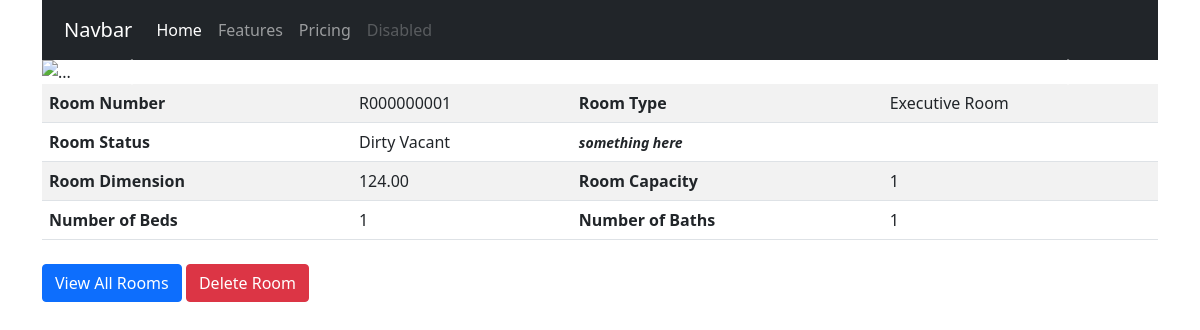
Page /rooms/r000000001/ on the earlier database version.
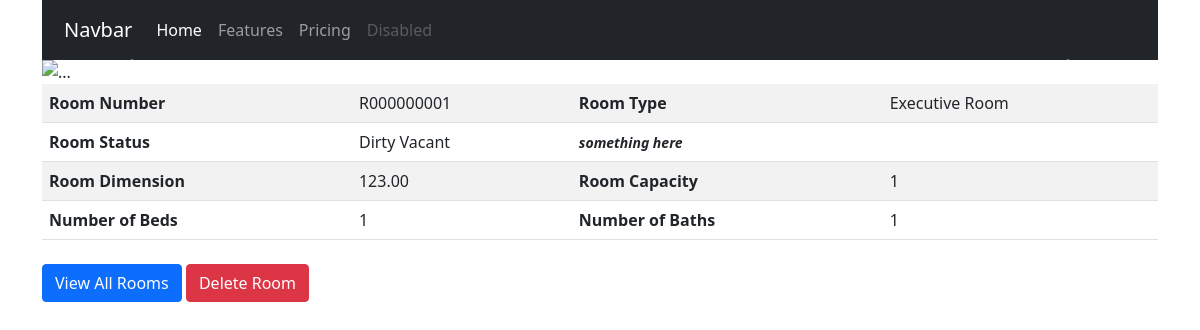
Same page on the later database version.
### hotel/models.py (models this page shows, shortened)
class Room(models.Model):
    id = models.UUIDField(primary_key=True, default=uuid.uuid4, editable=False)
    roomstatus = models.CharField(_("Room Status"), max_length=2, choices=ROOMSTATUS, default='dv')
    roomnumber = models.CharField(_("Room Number"), max_length=50, default=generateRoomNumber, db_index=True, unique=True)
    roomnumber_url = models.SlugField(_("Room Number URL"), null=True)
    roomtype = models.ForeignKey(RoomType, on_delete=models.CASCADE, limit_choices_to={'roomtype_active': True}, related_name='rooms')
    roomcapacity = models.PositiveIntegerField(_("Room Capacity")) #todo: set max value for room capacity
    roombed = models.PositiveIntegerField(_("Number of Beds"))
    roombath = models.PositiveIntegerField(_("Number of Bath"))
    roomdimension = models.DecimalField(_("Dimension (in Square Feet)"), max_digits=5, decimal_places=2)
    roomextras = models.ManyToManyField(RoomExtra, verbose_name=_("List of Extra Items"))
    created_at = models.DateTimeField(_("Created At"), auto_now_add=True)
    last_updated = models.DateTimeField(_("Updated At"), auto_now=False)
    is_available = models.BooleanField(_("Room Available"), default=True)
    roomdate = models.DateTimeField(_("Empty Date Field"), blank=True, null=True)
    class Meta:
        verbose_name = _("Room")
        verbose_name_plural = _("Rooms")

class RoomType(models.Model):
    id = models.UUIDField(primary_key=True, default=uuid.uuid4, editable=False)
    roomtype_name = models.CharField(_("Name"), max_length=50)
    roomtype_cost = models.DecimalField(_("Cost of Room/Night"), max_digits=5, decimal_places=2)
    roomtype_cost1 = models.DecimalField(_("Cost of Room/Night 1"), max_digits=5, decimal_places=2, blank=True, null=True)
    roomtype_info = models.CharField(_("RoomType Info 1"), max_length=50, blank=True, null=True)
    roomtype_active = models.BooleanField(_("Is Active?"), default=True)
    class Meta:
        verbose_name = _("RoomType")
        verbose_name_plural = _("RoomTypes")
    def __str__(self):
        return self.roomtype_name

### hotel/views.py (the view)
# urls.py: path('<slug>/', RoomDetailView.as_view(), name='room_detail'),
class RoomDetailView(generic.DetailView):
    model = Room
    slug_field = 'roomnumber_url'
    context_object_name = 'room'
    template_name = 'rooms/roomdetail.html'

### templates/rooms/roomdetail.html (shortened to what this page needs)
{% extends 'base.html' %}
{% block content %}
    <div id="carouselExampleControls" class="carousel slide" data-bs-ride="carousel">
        <div class="carousel-inner">
        <div class="carousel-item active">
            <img src="..." class="d-block w-100" alt="...">
        </div>
        </div>
        <button class="carousel-control-prev" type="button" data-bs-target="#carouselExampleControls" data-bs-slide="prev">
        <span class="carousel-control-prev-icon" aria-hidden="true"></span>
        </button>
        <button class="carousel-control-next" type="button" data-bs-target="#carouselExampleControls" data-bs-slide="next">
        <span class="carousel-control-next-icon" aria-hidden="true"></span>
        </button>
    </div>
    <div class="room-items">
        <table class="table table-striped">
            <tbody>
              <tr>
                <th scope="row">Room Number</th>
                <td>{{ room.roomnumber }}</td>
                <th scope="row">Room Type</th>
                <td>{{ room.roomtype }}</td>
              </tr>
              <tr>
                <th scope="row">Room Status</th>
                <td>{{ room.get_roomstatus_display }}</td>
                <th scope="row"><i><small>something here</small></i></th>
                <td>
                </td>
              </tr>
              <tr>
                <th scope="row">Room Dimension</th>
                <td>{{ room.roomdimension }}</td>
                <th scope="row">Room Capacity</th>
                <td>{{ room.roomcapacity }}</td>
              </tr>
              <tr>
                <th scope="row">Number of Beds</th>
                <td>{{ room.roombed }}</td>
                <th scope="row">Number of Baths</th>
                <td>{{ room.roombath }}</td>
              </tr>
            </tbody>
        </table>
    </div>
    <div class="room-list">
        <a href="{% url 'room_list' %}"><button class="btn btn-primary">View All Rooms</button></a>
        <a href="{% url 'room_delete' room.roomnumber_url %}"><button class="btn btn-danger">Delete Room</button></a>
    </div>
{% endblock content %}

### templates/extras/base.html (shortened to what this page needs)
{% load static %}
<!DOCTYPE html>
<html lang="en">
<head>
    <link href="https://cdn.jsdelivr.net/npm/bootstrap@5.0.2/dist/css/bootstrap.min.css" rel="stylesheet"
>
    <link rel="stylesheet" href="{% static 'styles/main.css' %}">
</head>
<body>
    <div class="container">
        <nav class="navbar navbar-expand-lg navbar-dark bg-dark">
            <div class="container-fluid">
              <a class="navbar-brand" href="#">Navbar</a>
              <div class="collapse navbar-collapse" id="navbarNav">
                <ul class="navbar-nav">
                  <li class="nav-item">
                    <a class="nav-link active" aria-current="page" href="#">Home</a>
                  </li>
                  <li class="nav-item">
                    <a class="nav-link" href="#">Features</a>
                  </li>
                  <li class="nav-item">
                    <a class="nav-link" href="#">Pricing</a>
                  </li>
                  <li class="nav-item">
                    <a class="nav-link disabled" href="#" tabindex="-1" aria-disabled="true">Disabled</a>
                  </li>
                </ul>
              </div>
            </div>
        </nav>
        {% block content %}
        {% endblock content %}
    </div>
</body>
</html>

### static/styles/main.css (style rules this page uses)
.navbar { padding: 10px; }
.btn { margin-top: 8px; }
.table>:not(caption)>*>* { padding: 7px 7px; }
table { width: 70px; }

Differences in the rows shown:
removed Room: roomnumber "R000000001", roomtype "Executive Room", roomstatus "Dirty Vacant", roomdimension "124.00", roomcapacity "1", roombed "1", roombath "1"
added Room: roomnumber "R000000001", roomtype "Executive Room", roomstatus "Dirty Vacant", roomdimension "123.00", roomcapacity "1", roombed "1", roombath "1"
